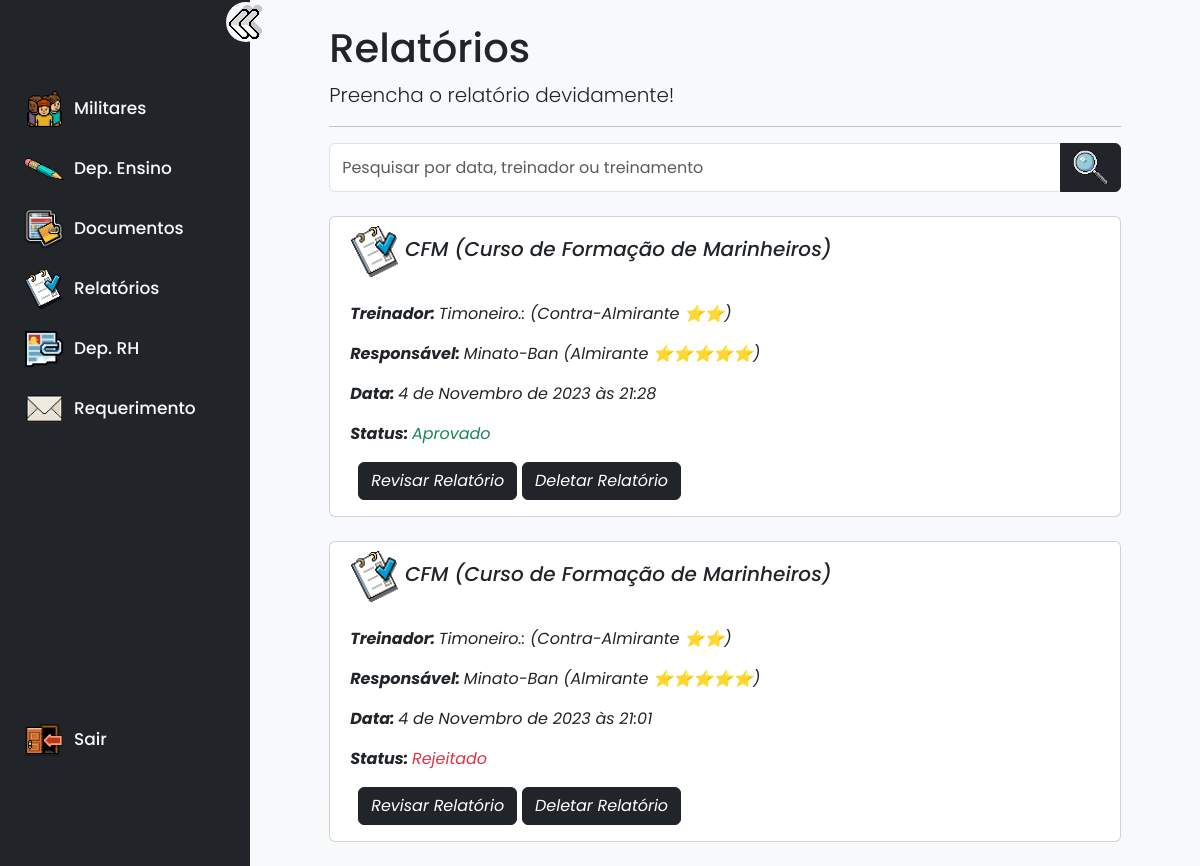
Page /relatórios/relatoriosofc/ (signed in) on the earlier database version.
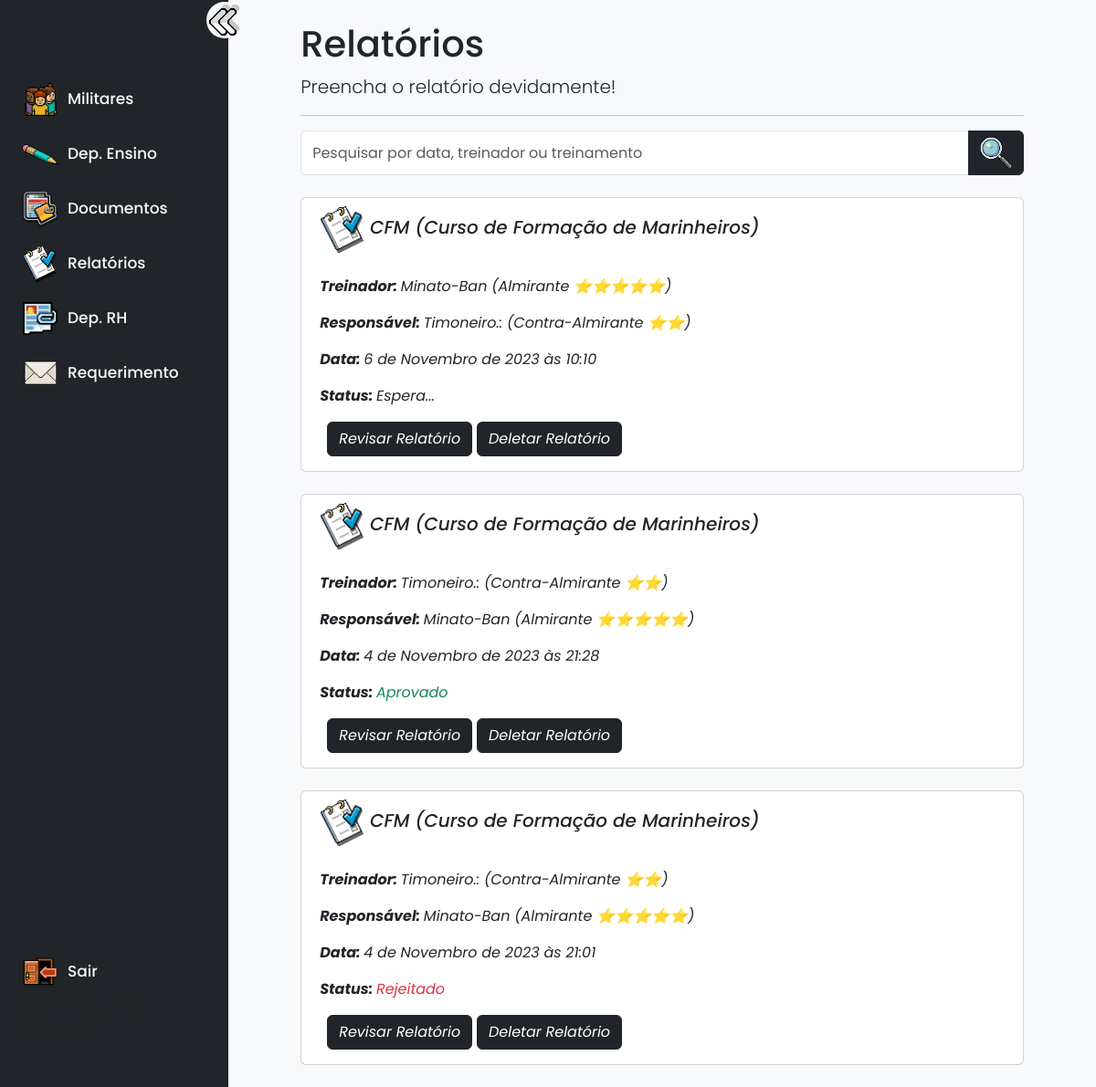
Same page on the later database version.
### relatorios/models.py (models this page shows, shortened)
class Relatorios(models.Model):
    SALA = (
        ('CI', 'CI'),
        ('Sala [1]', 'Sala [1]'),
        ('Sala [2]', 'Sala [2]'),
    )
    STATUS = (
        ('Espera...', 'Espera...'),
        ('Aprovado', 'Aprovado'),
        ('Rejeitado', 'Rejeitado'),
    )
    treinamento = models.ForeignKey(Treinamentos, on_delete=models.CASCADE,related_name="treinamento", verbose_name=("Treinamento"), null=True)
    sala = models.CharField(choices=SALA, default='CI', max_length=50, null=True)
    responsavel = models.ForeignKey(CustomUser, on_delete=models.CASCADE,related_name="relatorios_responsavel", limit_choices_to={'groups__name': 'oficial'}, verbose_name=("Responsável pelo treinamento"), null=True)
    data1 = models.CharField(("Início"),max_length=50, null=True)
    treinador = models.ForeignKey(CustomUser, on_delete=models.CASCADE,related_name="relatorios_treinador", verbose_name=("Treinador"), null=True)
    aprovados = models.TextField(max_length=50, null=True)
    reprovados = models.TextField(max_length=50, null=True)
    data2 = models.CharField(("Fim"),max_length=50, null=True)
    observações = models.TextField(max_length=50, null=True)
    data_preenchimento = models.DateTimeField( blank=True)
    status = models.CharField(choices=STATUS,default='Espera...', max_length=50,blank=True, null=True)

### treinamentos/models.py (models this page shows)
class Treinamentos(models.Model):
    titulo = models.TextField(verbose_name='Título', null=True, blank=True)
    topico1 = models.TextField(verbose_name='Tópico-1', null=True, blank=True)
    texto1 = models.TextField(verbose_name='Texto-1', null=True, blank=True)
    topico2 = models.TextField(verbose_name='Tópico-2', null=True, blank=True)
    texto2 = models.TextField(verbose_name='Texto-2', null=True, blank=True)
    topico3 = models.TextField(verbose_name='Tópico-3', null=True, blank=True)
    texto3 = models.TextField(verbose_name='Texto-3', null=True, blank=True)
    topico4 = models.TextField(verbose_name='Tópico-4', null=True, blank=True)
    texto4 = models.TextField(verbose_name='Texto-4', null=True, blank=True)
    topico5 = models.TextField(verbose_name='Tópico-5', null=True, blank=True)
    texto5 = models.TextField(verbose_name='Texto-5', null=True, blank=True)
    topico6 = models.TextField(verbose_name='Tópico-6', null=True, blank=True)
    texto6 = models.TextField(verbose_name='Texto-6', null=True, blank=True)
    topico7 = models.TextField(verbose_name='Tópico-7', null=True, blank=True)
    texto7 = models.TextField(verbose_name='Texto-7', null=True, blank=True)
    def __str__(self):
        return '{}'.format(self.titulo)

### users/models.py (models this page shows)
class CustomUser(AbstractUser):
    PATENTES = (
        ('Marinheiro', 'Marinheiro'),
        ('Cabo', 'Cabo'),
        ('Aluno', 'Aluno'),
        ('3° Sargento', '3° Sargento'),
        ('2° Sargento', '2° Sargento'),
        ('1° Sargento', '1° Sargento'),
        ('SubOficial', 'SubOficial'),
        ('Cadete', 'Cadete'),
        ('Aspirante-a-Oficial', 'Aspirante-a-Oficial'),
        ('Guarda-Marinha', 'Guarda-Marinha'),
        ('Segundo-Tenente', 'Segundo-Tenente'),
        ('Primeiro-Tenente', 'Primeiro-Tenente'),
        ('Capitão-Tenente', 'Capitão-Tenente'),
        ('Capitão-de-Corveta', 'Capitão-de-Corveta'),
        ('Capitão-de-Fragata', 'Capitão-de-Fragata'),
        ('Capitão-de-Mar-e-Guerra ⭐', 'Capitão-de-Mar-e-Guerra ⭐'),
        ('Contra-Almirante ⭐⭐', 'Contra-Almirante ⭐⭐'),
        ('Vice-Almirante ⭐⭐⭐', 'Vice-Almirante ⭐⭐⭐'),
        ('Almirante-de-Esquadra ⭐⭐⭐⭐', 'Almirante-de-Esquadra ⭐⭐⭐⭐'),
        ('Almirante ⭐⭐⭐⭐⭐', 'Almirante ⭐⭐⭐⭐⭐'),
        ('Conselheiro', 'Conselheiro'),
    )
    STATUS = (
        ('Ativo','Ativo'),
        ('Demitido','Demitido'),
        ('Aposentado','Aposentado'),
    )
    patente = models.CharField(choices=PATENTES,max_length=50, null=True)
    status = models.CharField(choices=STATUS, max_length=50, null=True)
    datapromo = models.DateField(("Última Promoção"),default=timezone.now, null=True)
    responsavel = models.TextField(("Responsável pela promoção"), null=True)
    username = models.CharField(
        _('username'),
        max_length=150,
        unique=True,
        validators=[RegexValidator(
            regex=r'^[a-zA-Z0-9@_:.,-]+$',
            message=_('Enter a valid username. This value may contain only letters (uppercase and lowercase), numbers, @, :, -, and _ characters.'),
            code='invalid_username',
        )],
        help_text=_('150 characters or fewer. Letters (uppercase and lowercase), digits, @, :, -, and _ only.'),
    )
    def __str__(self):
        return f"{self.username} ({self.patente})"

### relatorios/views.py (called while the page is built)
    def get_queryset(self):
        q = self.request.GET.get('q')
        queryset = Relatorios.objects.all()
        if q:
            queryset = queryset.filter(
                Q(data1__icontains=q) |
                Q(treinador__username__icontains=q) |
                Q(treinamento__icontains=q)
            )
        queryset = queryset.order_by('-data_preenchimento')
        return queryset

    def get_context_data(self, **kwargs):
        context = super().get_context_data(**kwargs)
        user = self.request.user
        is_member_of_rh = user.groups.filter(name='rh').exists()
        is_member_of_altocomando = user.groups.filter(name='altocomando').exists()
        context['is_member_of_rh'] = is_member_of_rh
        context['is_member_of_altocomando'] = is_member_of_altocomando
        return context

### arquivos/templates/relatoriosofc.html
{% extends "templates/indexoficiais.html" %}
{% load static %}
{% block main %}
<div class="col-xl-12 m-auto">
    <h1>Relatórios</h1>
    <p class="lead">Preencha o relatório devidamente!</p>
<hr>
    </div>
<form class="input-group" method="get">
    <input class='form-control' type="text" name="q" placeholder="Pesquisar por data, treinador ou treinamento">
    <button class=" btn btn-dark"type=" submit">
        <i class='bx bx-home-alt icon'>
            <img width="35px" src="{% static "img/lupa.gif" %}" alt="">
          </i></button>
</form>
<br>
{% for relatorio in relatorios %}
<div class="card col-xl-12 m-auto">
    <div class="container m-2">
        <div class="row">
            <i class='bx bx-home-alt icon'>
                <img width="50px" src="{% static "img/relatorioicon.png" %}" alt="">
                <span class="h5 card-title">{{ relatorio.treinamento }}</span>
                <div class="container">
                    <br>
                <p> <strong> Treinador: </strong>   {{relatorio.treinador}}</p>
                <p> <strong> Responsável: </strong>   {{relatorio.responsavel}}</p>
                <p> <strong> Data: </strong> {{relatorio.data_preenchimento}}</p>
                <p>
                    <strong> Status: </strong>
                    <span class="{% if relatorio.status == 'Em espera...' %}text-primary{% elif relatorio.status == 'Aprovado' %}text-success{% elif relatorio.status == 'Rejeitado' %}text-danger{% endif %}">
                        {{ relatorio.status }}
                    </span>
                </p>
                <div class="m-2 text-right">
                    <a class="btn btn-dark" href="{% url 'atualizarrelatorio' relatorio.pk %}">Revisar Relatório</a>
                    {% if is_member_of_rh and is_member_of_altocomando %}
                    <a class="btn btn-dark" href="{% url 'deletarrelatorio' relatorio.pk %}">Deletar Relatório</a>
                {% endif %}
                </div>
            </i>
        </div>
    </div>
</div>
</div>
<br>
{% empty %}
<li>Nenhum relatório encontrado.</li>
{% endfor %}
{% endblock main %}

Differences in the rows shown:
added Relatorios: treinamento "CFM (Curso de Formação de Marinheiros)", treinador "Minato-Ban (Almirante ⭐⭐⭐⭐⭐)", responsavel "Timoneiro.: (Contra-Almirante ⭐⭐)", data_preenchimento "6 de Novembro de 2023 às 10:10", status "Espera..."
